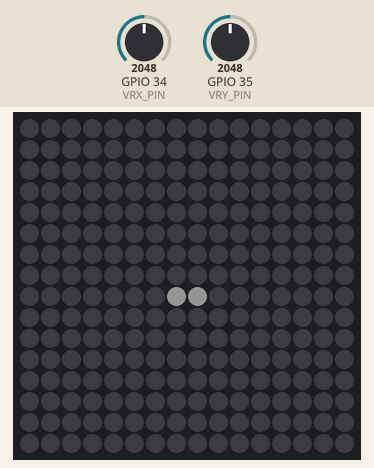
Simulated run of this sketch. Board: ESP32. On the bench: 16×16 RGB LED matrix (first LED top left, wired row by row). Inputs (shaded band) come from the test bench; at power-on: GPIO 35 (VRY_PIN) = 2048, GPIO 34 (VRX_PIN) = 2048. Dim RGB values are drawn brighter than linear; random numbers use the default seed unless the sketch sets one.

Above: at 3.1 s.
At 5.2 s:
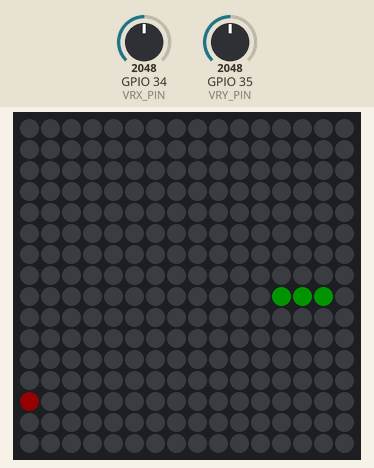
5.3 s: GPIO 35 (VRY_PIN) set to 3040
At 5.6 s:
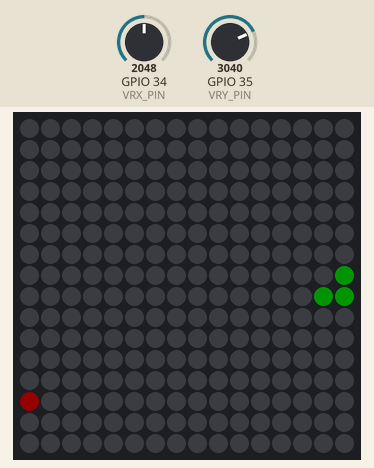
Timing chart, 0 to 8.3 s (numbered marks = the images above; inputs shaded):
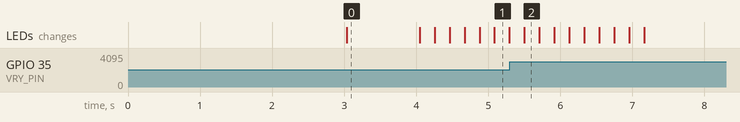

Measured:
- what the display in image 0 shows lasts 1.0 s, from 3.0 s to 4.0 s

The sketch:

main.ino
```cpp
#include <Adafruit_NeoPixel.h>
#include <Arduino.h>

#define PIN 4  // GPIO4 connecté au Din de la matrice
#define WIDTH 16  // Nombre de pixels en largeur
#define HEIGHT 16 // Nombre de pixels en hauteur
#define NUMPIXELS (WIDTH * HEIGHT) // Nombre total de LEDs

#define VRX_PIN 34  // Joystick axe X
#define VRY_PIN 35  // Joystick axe Y
#define SWITCH_PIN 32 // Bouton du joystick

Adafruit_NeoPixel strip(NUMPIXELS, PIN, NEO_GRB + NEO_KHZ800);
int posX = WIDTH / 2;
int posY = HEIGHT / 2;
int dirX = 1;
int dirY = 0;
int snakeLength = 3;
int snakeX[256] = {WIDTH / 2, WIDTH / 2 - 1, WIDTH / 2 - 2};
int snakeY[256] = {HEIGHT / 2, HEIGHT / 2, HEIGHT / 2};
int appleX, appleY;

void setup() {
    strip.begin();
    strip.setBrightness(20); // Baisse de la luminosité
    strip.show();
    pinMode(VRX_PIN, INPUT);
    pinMode(VRY_PIN, INPUT);
    pinMode(SWITCH_PIN, INPUT_PULLUP);
    randomSeed(analogRead(0));
    spawnApple();
    countdown();
}

int getPixelIndex(int x, int y) {
    return (y % 2 == 0) ? (y * WIDTH) + x : (y * WIDTH) + (WIDTH - 1 - x);
}

void countdown() {
    const char* messages[] = {"3", "2", "1", "GO"};
    for (int i = 0; i < 4; i++) {
        strip.clear();
        for (int j = 0; j < strlen(messages[i]); j++) {
            strip.setPixelColor(getPixelIndex(WIDTH / 2 - 1 + j, HEIGHT / 2), strip.Color(255, 255, 255));
        }
        strip.show();
        delay(1000);
    }
}

void spawnApple() {
    appleX = random(WIDTH);
    appleY = random(HEIGHT);
}

void loop() {
    int xValue = analogRead(VRX_PIN);
    int yValue = analogRead(VRY_PIN);

    if (xValue < 1000 && dirX == 0) { dirX = -1; dirY = 0; }
    if (xValue > 3000 && dirX == 0) { dirX = 1; dirY = 0; }
    if (yValue < 1000 && dirY == 0) { dirX = 0; dirY = 1; }
    if (yValue > 3000 && dirY == 0) { dirX = 0; dirY = -1; }

    posX += dirX;
    posY += dirY;

    if (posX < 0 || posX >= WIDTH || posY < 0 || posY >= HEIGHT) {
        countdown();
        posX = WIDTH / 2;
        posY = HEIGHT / 2;
        snakeLength = 3;
        spawnApple();
    }

    for (int i = snakeLength - 1; i > 0; i--) {
        snakeX[i] = snakeX[i - 1];
        snakeY[i] = snakeY[i - 1];
    }
    snakeX[0] = posX;
    snakeY[0] = posY;

    if (posX == appleX && posY == appleY) {
        snakeLength++;
        spawnApple();
    }

    strip.clear();
    strip.setPixelColor(getPixelIndex(appleX, appleY), strip.Color(255, 0, 0)); // Pomme en rouge
    for (int i = 0; i < snakeLength; i++) {
        strip.setPixelColor(getPixelIndex(snakeX[i], snakeY[i]), strip.Color(0, 255, 0)); // Serpent en vert
    }
    strip.show();

    delay(200);
}
```
